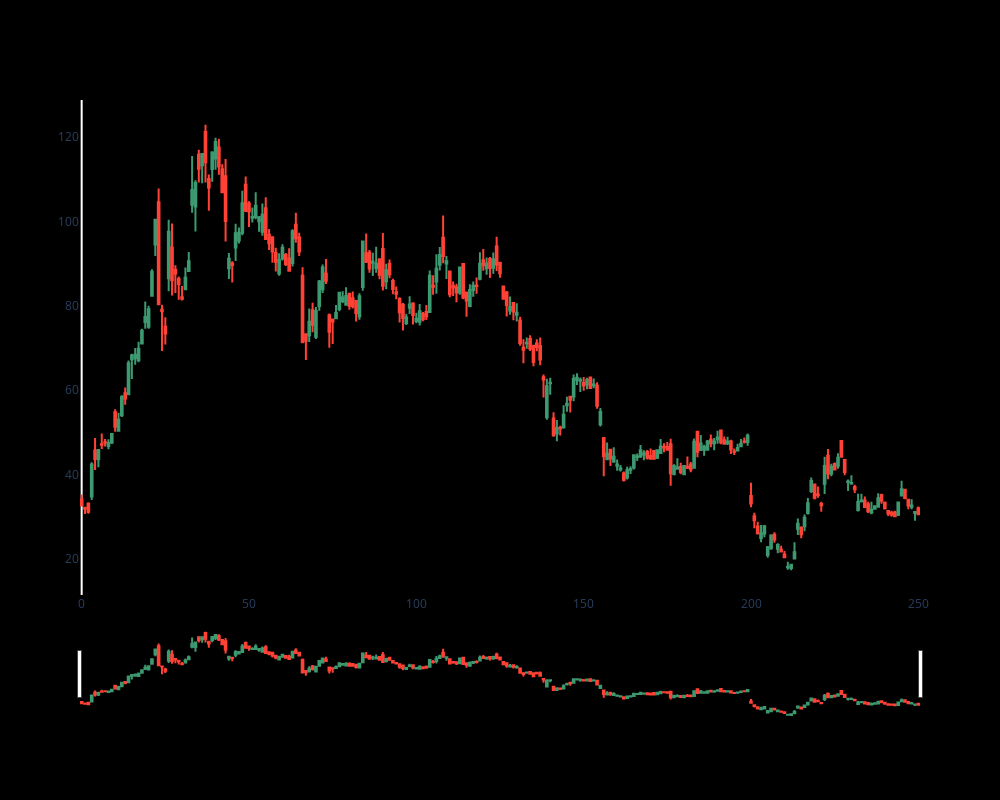

The notebook cell this image was saved under:
### Markdown cell above
### Explore Price Gaps
- Quantify a "large" price gap
- Identify when stocks are "close" to a price gap
- Evaluate performance of stock during those price gaps

### Code cell
import pandas as pd
import yfinance as yf
import matplotlib.pyplot as plt
import numpy as np
import plotly.graph_objects as go

symbol = "SMCI"
period = "1y"
df = yf.download(symbol, period = period)
df = df.reset_index()

fig = go.Figure(data=[go.Candlestick(x=df.index,
                open = df['Open'],
                high = df['High'],
                low = df['Low'],
                close = df['Close'])])

fig.update_layout(
    autosize=False,
    width=1000,
    height=800, 
    paper_bgcolor='black',
    plot_bgcolor='black')
fig.update_xaxes(gridcolor='black')
fig.update_yaxes(gridcolor='black')

fig.show()

### Figure 1 — Plotly figure (JSON) as saved in the notebook; plotly's stock layout.template omitted (floating-point values rounded to 4 significant figures; data arrays with more than 128 entries replaced by an {"elided": "..."} marker saying what was removed)
{"data": [{"close": {"elided": "251 float values"}, "high": {"elided": "251 float values"}, "low": {"elided": "251 float values"}, "open": {"elided": "251 float values"}, "type": "candlestick", "x": {"elided": "251 int values"}}], "layout": {"autosize": false, "height": 800, "paper_bgcolor": "black", "plot_bgcolor": "black", "width": 1000, "xaxis": {"gridcolor": "black"}, "yaxis": {"gridcolor": "black"}}}
